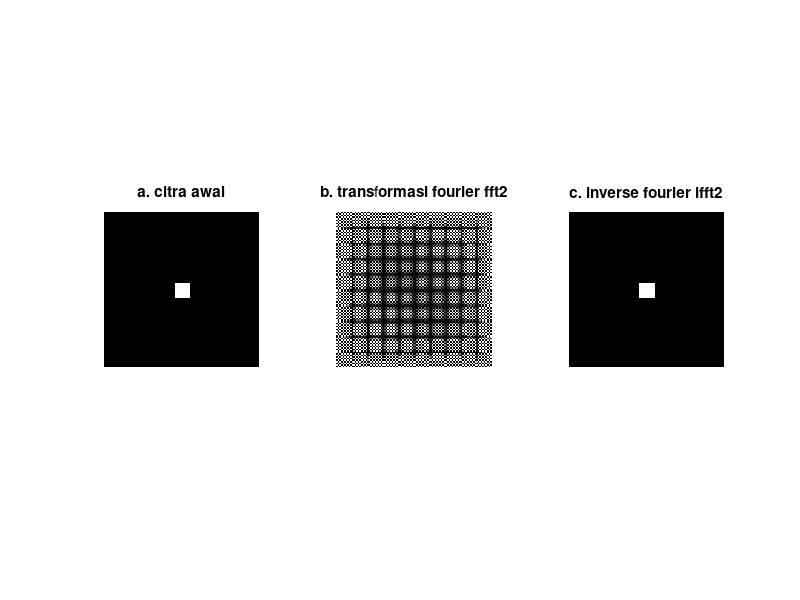

Recreate this plot in MATLAB.
%Nama: Rezky Ayu Wulandari
%NIM: 17 523 100

A = zeros(101);
A (47:56,47:56) = 1;

B = fft2(A);
C = ifft2(B);

figure,
subplot(1,3,1), imshow(A), title('a. citra awal'),
subplot(1,3,2), imshow(B), title('b. transformasi fourier fft2'), 
subplot(1,3,3), imshow(C), title('c. inverse fourier ifft2');